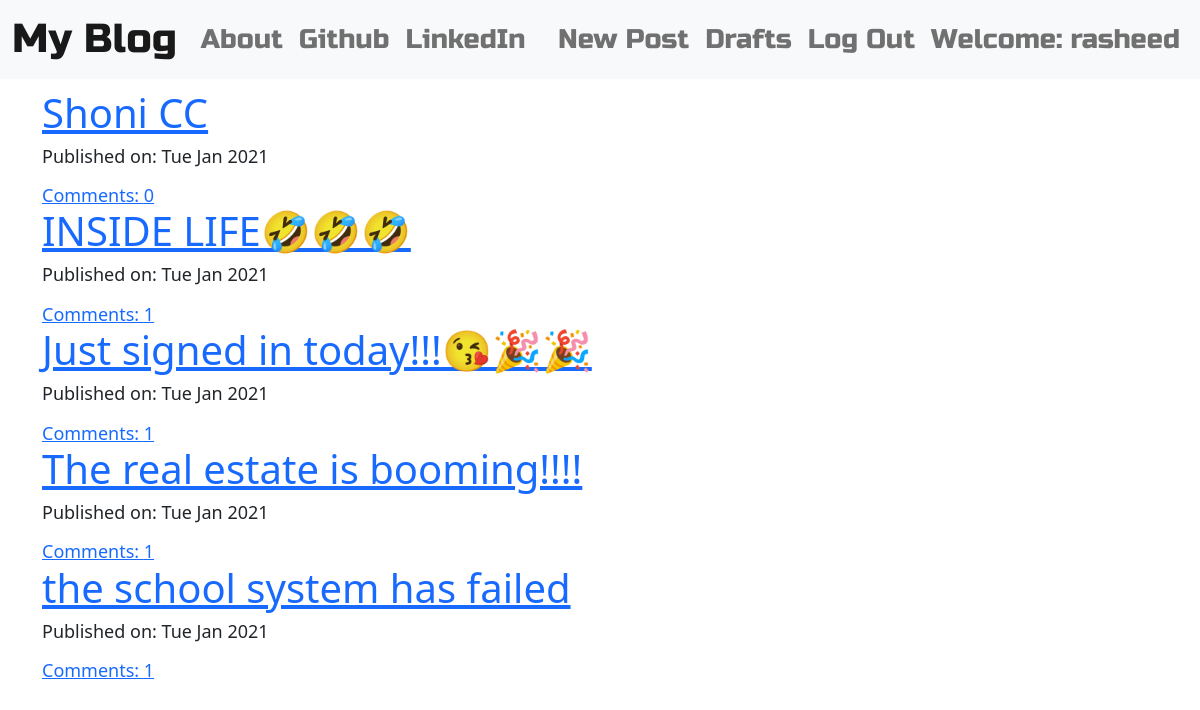
The app's page / (signed in) with its own data.
### blog/models.py (models this page shows, shortened)
class Post(models.Model):
    author = models.ForeignKey("auth.User", on_delete=models.CASCADE)
    title = models.CharField(max_length=200)
    text = models.TextField()
    create_date = models.DateTimeField(default=timezone.now())
    published_date = models.DateTimeField(blank=True, null=True)
    def approve_comments(self):
        return self.comments.filter(approved_comment=True)

### blog/views.py (the view)
# urls.py: path('', views.PostListView.as_view(), name='post_list'),
class PostListView(ListView):
    context_object_name = 'post_list'
    template_name = 'post_list.html'
    model = Post
    def get_queryset(self):
        return Post.objects.filter(published_date__lte=timezone.now()).order_by('-published_date')

### blog/templates/blog/post_list.html
{% extends 'blog/base.html' %}
{% block content %}
{% for post in post_list %}
<div class="centerstage">
    <div class="post">
        <h1><a href="{% url 'post_detail' pk=post.pk %}">{{ post.title }}</a></h1>
        <div class="date">
            <p>Published on: {{post.published_date|date:"D M Y"}}</p>
        </div>
        <a href="{% url 'post_detail' pk=post.pk %}">Comments: {{post.approve_comments.count}}</a>
    </div>
</div>
{% endfor %}
{% endblock %}

### blog/templates/blog/base.html (shortened to what this page needs)
<!doctype html>
{% load static %}
<html lang="en">
<head>
    <link rel="stylesheet" href="{% static 'blog/css/bootstrap.css' %}">
    <link rel="stylesheet" href="{% static 'blog/css/medium-editor.css' %}">
    <link rel="stylesheet" href="{% static 'blog/css/blog.css' %}">
</head>
<body class="loader">
<nav class="navbar navbar-expand-lg navbar-light bg-light techfont custom-navbar">
    <div class="container-fluid">
        <a class="navbar-brand bigbrand" href="{% url 'post_list' %}">My Blog</a>
			<div class="collapse navbar-collapse" id="navbarSupportedContent">
				<ul class="navbar-nav me-auto mb-2 mb-lg-0">
					<li class="nav-item">
						<a class="nav-link" aria-current="page" href="{% url 'about' %}">About</a>
					</li>
					<li class="nav-item">
						<a class="nav-link" href="https://www.github.com">Github</a>
					</li>
                    <li class="nav-item">
						<a class="nav-link" href="https://www.linkedin.com">LinkedIn</a>
					</li>
                </ul>
                <ul class="navbar-nav navbar-right">
                {% if user.is_authenticated %}
                    <li class="nav-item">
                        <a class="nav-link" href="{% url 'post_new' %}">New Post</a>
                    </li>
                    <li class="nav-item">
                        <a class="nav-link" href="{% url 'post_draft_list' %}">Drafts</a>
                    </li>
                    <li class="nav-item">
                        <a class="nav-link" href="{% url 'logout' %}">Log Out</a>
                    </li>
                    <li class="nav-item">
                        <a class="nav-link">Welcome: {{ user.username }}</a>
                    </li>
                    {% else %}
                    <li class="nav-item">
                        <a class="nav-link" href="{% url 'login' %}">Log In</a>
                    </li>
                    {% endif %}
                </ul>
            </div>
    </div>
</nav>
<div class="content container">
    <div class="row">
        <div class="col-md-8">
            <div class="blog_posts">
                {% block content %}
                {% endblock %}
            </div>
        </div>
    </div>
</div>
</body>
</html>

### blog/static/blog/css/blog.css (style rules this page uses)
html { font-size: 100%; box-sizing: border-box; }
body { margin: 0; padding: 0; background-image: url('/static/blog/images/child-holding-clear-glass-jar-with-yellow-light-2026960.jpg'); line-height: 1.3; font-weight: 300; font-size: 1.125rem ; }
.techfont { font-family: 'Russo One', sans-serif; font-size: 1.5em; margin-bottom: 10px; }
.bigbrand { font-size: 1.5em; }
.centerstage { margin-left: auto; margin-right: auto; }
.loader { filter:hue-rotate(4deg); animation:hue 10000ms infinite linear; }

### records on screen
Post: title "Shoni CC", published_date "Tue Jan 2021", approve_comments.count "0"
Post: title "INSIDE LIFE🤣🤣🤣", published_date "Tue Jan 2021", approve_comments.count "1"
Post: title "Just signed in today!!!😘🎉🎉", published_date "Tue Jan 2021", approve_comments.count "1"
Post: title "The real estate is booming!!!!", published_date "Tue Jan 2021", approve_comments.count "1"
Post: title "the school system has failed", published_date "Tue Jan 2021", approve_comments.count "1"

### other values on screen
{{ user.username }} "rasheed"
